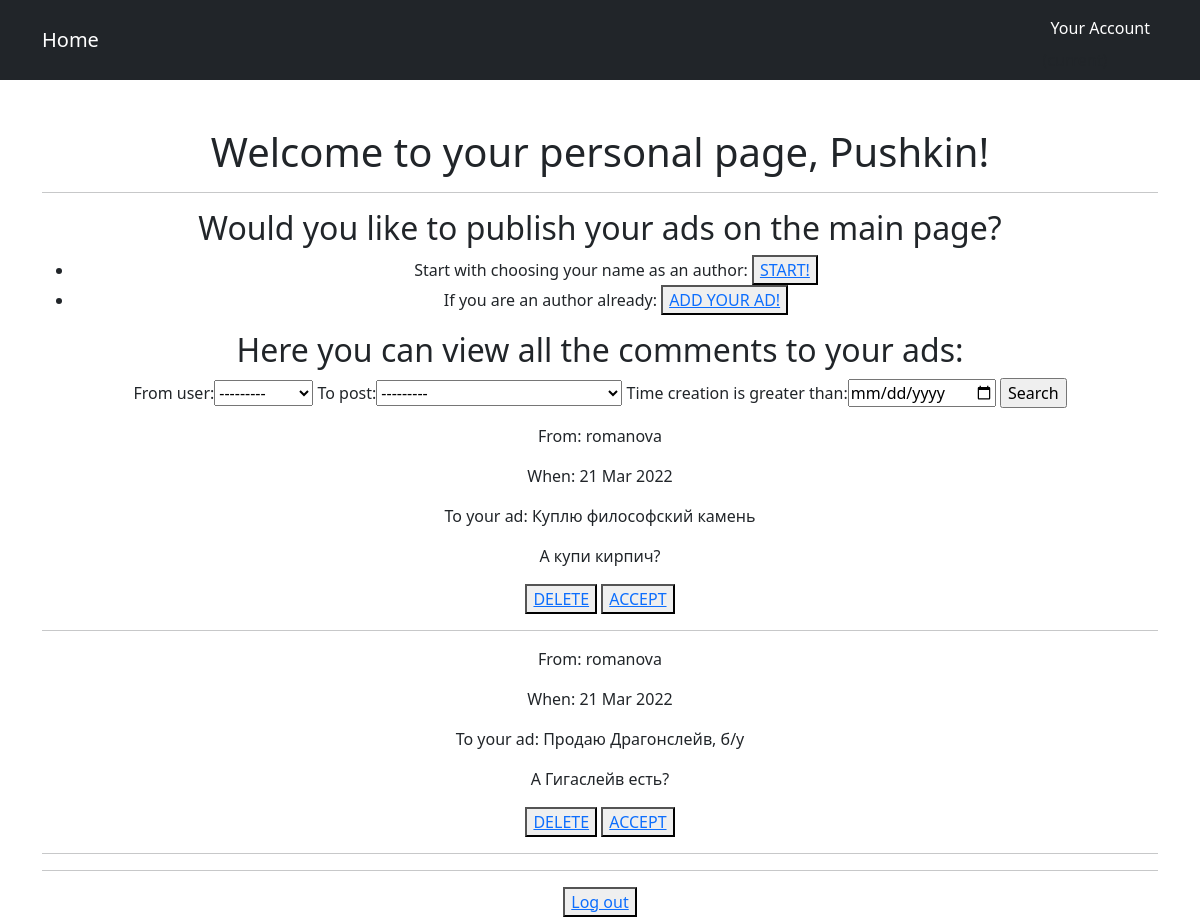
Page /personal/ (signed in) on the committed database.
### advert_table/models.py (models this page shows, shortened)
class Comments(models.Model):
    to_post = models.ForeignKey("Post", on_delete=models.CASCADE)
    from_user = models.ForeignKey(User, on_delete=models.CASCADE)
    text = models.TextField()
    time_creation = models.DateTimeField(auto_now_add=True)
    accepted = models.BooleanField(default=False)

class Post(models.Model):
    author = models.ForeignKey("Author", on_delete=models.CASCADE, related_name="copyright")
    time_creation = models.DateTimeField(auto_now_add=True)
    post_category = models.ManyToManyField("Category", through="PostCategory")
    title = models.CharField(max_length=128)
    text = RichTextUploadingField()
    def __str__(self):
        return f'{self.title}'

### advert_table/views.py (the view)
# urls.py: path('', CommentList.as_view(), name="commentlist"),
class CommentList(LoginRequiredMixin, ListView):
    model = Comments
    template_name = 'flatpages/personal.html'
    context_object_name = 'commentslist'
    queryset = Comments.objects.order_by('-id')
    paginate_by = 10
    def get_filter(self):
        return CommentFilter(self.request.GET, queryset=super().get_queryset())
    def get_queryset(self):
        return self.get_filter().qs
    def get_context_data(self, *args, **kwargs):
        return {**super().get_context_data(*args, **kwargs),
                'filter': self.get_filter(),
                }

### templates/flatpages/personal.html (shortened to what this page needs)
{% extends 'flatpages/default.html' %}
{% block content %}
<h1>Welcome to your personal page, {{request.user.username}}!</h1>
<hr>
<h2>Would you like to publish your ads on the main page?</h2>
<ul>
    <li>Start with choosing your name as an author:
        <button> <a href="../ads/author/">START!</a> </button>
    </li>
    <li>If you are an author already:
        <button><a href="../ads/create/">ADD YOUR AD!</a> </button>
    </li>
</ul>
<div>
    <h2>Here you can view all the comments to your ads:</h2>
       <form method="GET">
            {{ filter.form }}
            <input type="submit" value="Search">
        </form>
        {% if commentslist %}
            {% for comment in commentslist %}
            {% if comment.to_post.author.identity == request.user %}
                <p> From: {{ comment.from_user}} </p>
                <p> When: {{ comment.time_creation|date:"d M Y" }} </p>
                <p> To your ad: {{ comment.to_post}} </p>
                <p> {{ comment.text }} </p>
                <button> <a href="{% url 'comment_delete' comment.pk %}">DELETE</a> </button>
                <button> <a href="{% url 'comment_accept' comment.pk %}">ACCEPT</a> </button>
                <hr>
            {% endif %}
            {% endfor %}
        {% else %}
        <h2>No comments!</h2>
        {% endif %}
</div>
<hr>
<button> <a href="logout/">Log out</a> </button>
{% endblock content %}

### templates/flatpages/default.html (shortened to what this page needs)
<html lang="en">
    <head>
         {% load static %}
        <link href="{% static 'css/styles.css' %}" rel="stylesheet" />
    </head>
    <body>
        <nav class="navbar navbar-expand-lg navbar-dark bg-dark">
            <div class="container">
                <a class="navbar-brand" href="/ads/">Home</a>
                <div class="collapse navbar-collapse" id="navbarSupportedContent">
                    <ul class="navbar-nav ms-auto mb-2 mb-lg-0">
                        <li class="nav-item"><a class="nav-link active" aria-current="page" href="/personal/">Your Account</a> <span class="sr-only">(current)</span></li>
                    </ul>
                </div>
            </div>
        </nav>
        <div class="container">
            <div class="text-center mt-5">
                {% block content %}{% endblock content %}
            </div>
        </div>
    </body>
</html>

### rows in the picture
Comments: from_user "romanova", time_creation "21 Mar 2022", to_post "Куплю философский камень", text "А купи кирпич?"
Comments: from_user "romanova", time_creation "21 Mar 2022", to_post "Продаю Драгонслейв, б/у", text "А Гигаслейв есть?"

### other values in the picture
{{ request.user.username }} "Pushkin"
